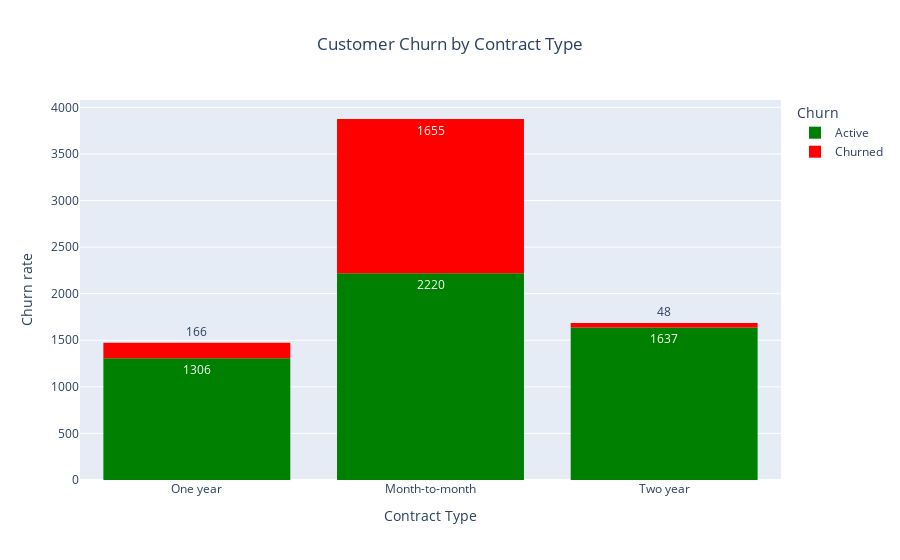

Source (notebook cell):
### Code cell
comp_churn(data_norm, 'account.Contract', "Customer Churn by Contract Type", 'Contract Type')

### Figure 1 — Plotly figure (JSON) as saved in the notebook; plotly's stock layout.template omitted (floating-point values rounded to 4 significant figures; data arrays with more than 128 entries replaced by an {"elided": "..."} marker saying what was removed)
{"data": [{"bingroup": "x", "hovertemplate": "Churn=Active<br>account.Contract=%{x}<br>count=%{y}<extra></extra>", "legendgroup": "Active", "marker": {"color": "green", "pattern": {"shape": ""}}, "name": "Active", "orientation": "v", "showlegend": true, "texttemplate": "%{value}", "type": "histogram", "x": {"elided": "5163 str values"}, "xaxis": "x", "yaxis": "y"}, {"bingroup": "x", "hovertemplate": "Churn=Churned<br>account.Contract=%{x}<br>count=%{y}<extra></extra>", "legendgroup": "Churned", "marker": {"color": "red", "pattern": {"shape": ""}}, "name": "Churned", "orientation": "v", "showlegend": true, "texttemplate": "%{value}", "type": "histogram", "x": {"elided": "1869 str values"}, "xaxis": "x", "yaxis": "y"}], "layout": {"bargap": 0.2, "barmode": "relative", "legend": {"title": {"text": "Churn"}, "tracegroupgap": 0}, "title": {"text": "Customer Churn by Contract Type", "x": 0.5}, "xaxis": {"anchor": "y", "domain": [0, 1], "title": {"text": "Contract Type"}}, "yaxis": {"anchor": "x", "domain": [0, 1], "title": {"text": "Churn rate"}}}}
